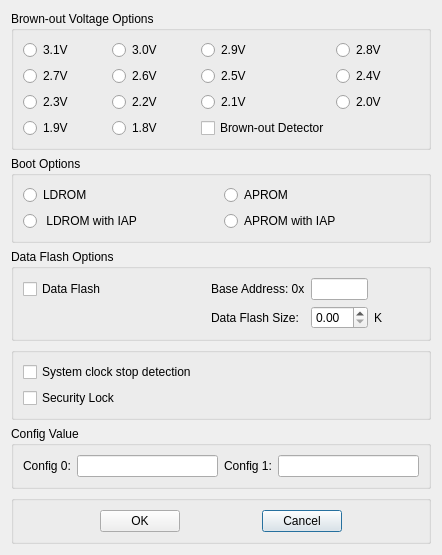
<?xml version="1.0" encoding="UTF-8"?>
<ui version="4.0">
 <class>Dialog</class>
 <widget class="QDialog" name="Dialog">
  <property name="geometry">
   <rect>
    <x>0</x>
    <y>0</y>
    <width>442</width>
    <height>419</height>
   </rect>
  </property>
  <property name="windowTitle">
   <string>Dialog</string>
  </property>
  <layout class="QGridLayout" name="gridLayout_8">
   <item row="0" column="0">
    <layout class="QVBoxLayout" name="verticalLayout">
     <item>
      <widget class="QGroupBox" name="gridGroupBox_brownout">
       <property name="title">
        <string>Brown-out Voltage Options</string>
       </property>
       <layout class="QGridLayout" name="gridLayout_7" rowstretch="1,1,1,1" columnstretch="1,1,1,1">
        <item row="0" column="2">
         <widget class="QRadioButton" name="radioButton_bw_v_2">
          <property name="text">
           <string>2.9V</string>
          </property>
         </widget>
        </item>
        <item row="0" column="3">
         <widget class="QRadioButton" name="radioButton_bw_v_3">
          <property name="text">
           <string>2.8V</string>
          </property>
         </widget>
        </item>
        <item row="0" column="0">
         <widget class="QRadioButton" name="radioButton_bw_v_0">
          <property name="text">
           <string>3.1V</string>
          </property>
         </widget>
        </item>
        <item row="0" column="1">
         <widget class="QRadioButton" name="radioButton_bw_v_1">
          <property name="text">
           <string>3.0V</string>
          </property>
         </widget>
        </item>
        <item row="1" column="0">
         <widget class="QRadioButton" name="radioButton_bw_v_4">
          <property name="text">
           <string>2.7V</string>
          </property>
         </widget>
        </item>
        <item row="2" column="1">
         <widget class="QRadioButton" name="radioButton_bw_v_9">
          <property name="text">
           <string>2.2V</string>
          </property>
         </widget>
        </item>
        <item row="1" column="1">
         <widget class="QRadioButton" name="radioButton_bw_v_5">
          <property name="text">
           <string>2.6V</string>
          </property>
         </widget>
        </item>
        <item row="2" column="0">
         <widget class="QRadioButton" name="radioButton_bw_v_8">
          <property name="text">
           <string>2.3V</string>
          </property>
         </widget>
        </item>
        <item row="2" column="2">
         <widget class="QRadioButton" name="radioButton_bw_v_10">
          <property name="text">
           <string>2.1V</string>
          </property>
         </widget>
        </item>
        <item row="1" column="3">
         <widget class="QRadioButton" name="radioButton_bw_v_7">
          <property name="text">
           <string>2.4V</string>
          </property>
         </widget>
        </item>
        <item row="1" column="2">
         <widget class="QRadioButton" name="radioButton_bw_v_6">
          <property name="text">
           <string>2.5V</string>
          </property>
         </widget>
        </item>
        <item row="2" column="3">
         <widget class="QRadioButton" name="radioButton_bw_v_11">
          <property name="text">
           <string>2.0V</string>
          </property>
         </widget>
        </item>
        <item row="3" column="0">
         <widget class="QRadioButton" name="radioButton_bw_v_12">
          <property name="text">
           <string>1.9V</string>
          </property>
         </widget>
        </item>
        <item row="3" column="1">
         <widget class="QRadioButton" name="radioButton_bw_v_13">
          <property name="text">
           <string>1.8V</string>
          </property>
         </widget>
        </item>
        <item row="3" column="2">
         <widget class="QCheckBox" name="checkBox_bw_0">
          <property name="text">
           <string>Brown-out Detector</string>
          </property>
         </widget>
        </item>
       </layout>
      </widget>
     </item>
     <item>
      <widget class="QGroupBox" name="gridGroupBox_boot">
       <property name="title">
        <string>Boot Options</string>
       </property>
       <layout class="QGridLayout" name="gridLayout_6">
        <item row="0" column="0">
         <widget class="QRadioButton" name="radioButton_bt_0_0">
          <property name="text">
           <string>LDROM</string>
          </property>
         </widget>
        </item>
        <item row="1" column="0">
         <widget class="QRadioButton" name="radioButton_bt_1_0">
          <property name="text">
           <string> LDROM with IAP</string>
          </property>
         </widget>
        </item>
        <item row="1" column="1">
         <widget class="QRadioButton" name="radioButton_bt_1_1">
          <property name="text">
           <string>APROM with IAP</string>
          </property>
         </widget>
        </item>
        <item row="0" column="1">
         <widget class="QRadioButton" name="radioButton_bt_0_1">
          <property name="text">
           <string>APROM</string>
          </property>
         </widget>
        </item>
       </layout>
      </widget>
     </item>
     <item>
      <widget class="QGroupBox" name="gridGroupBox_data_flash">
       <property name="title">
        <string>Data Flash Options</string>
       </property>
       <layout class="QGridLayout" name="gridLayout_9" rowstretch="1,1" columnstretch="4,2,1,1" rowminimumheight="0,0">
        <item row="1" column="2">
         <widget class="QDoubleSpinBox" name="doubleSpinBox_pagesize"/>
        </item>
        <item row="0" column="1">
         <widget class="QLabel" name="label">
          <property name="text">
           <string>Base Address: 0x</string>
          </property>
         </widget>
        </item>
        <item row="0" column="2">
         <widget class="QLineEdit" name="lineEdit_data_address"/>
        </item>
        <item row="1" column="1">
         <widget class="QLabel" name="label_2">
          <property name="text">
           <string>Data Flash Size:</string>
          </property>
         </widget>
        </item>
        <item row="1" column="3">
         <widget class="QLabel" name="label_3">
          <property name="text">
           <string>K</string>
          </property>
         </widget>
        </item>
        <item row="0" column="0">
         <widget class="QCheckBox" name="checkBox_dataflash">
          <property name="text">
           <string>Data Flash</string>
          </property>
         </widget>
        </item>
       </layout>
      </widget>
     </item>
     <item>
      <widget class="QGroupBox" name="gridGroupBox_misc">
       <layout class="QGridLayout" name="gridLayout_3" rowstretch="1,0" columnstretch="1">
        <item row="0" column="0">
         <widget class="QCheckBox" name="checkBox">
          <property name="text">
           <string>System clock stop detection</string>
          </property>
         </widget>
        </item>
        <item row="1" column="0">
         <widget class="QCheckBox" name="checkBox_security_lock">
          <property name="text">
           <string>Security Lock</string>
          </property>
         </widget>
        </item>
       </layout>
      </widget>
     </item>
     <item>
      <widget class="QGroupBox" name="gridGroupBox_config">
       <property name="title">
        <string>Config Value</string>
       </property>
       <layout class="QGridLayout" name="gridLayout">
        <item row="0" column="0">
         <widget class="QLabel" name="label_config0">
          <property name="text">
           <string>Config 0:</string>
          </property>
         </widget>
        </item>
        <item row="0" column="1">
         <widget class="QLineEdit" name="lineEdit_config0"/>
        </item>
        <item row="0" column="2">
         <widget class="QLabel" name="label_config1">
          <property name="text">
           <string>Config 1:</string>
          </property>
         </widget>
        </item>
        <item row="0" column="3">
         <widget class="QLineEdit" name="lineEdit_config1"/>
        </item>
       </layout>
      </widget>
     </item>
     <item>
      <widget class="QGroupBox" name="gridGroupBox_OK">
       <layout class="QGridLayout" name="gridLayout_2">
        <item row="0" column="2">
         <spacer name="horizontalSpacer">
          <property name="orientation">
           <enum>Qt::Horizontal</enum>
          </property>
          <property name="sizeHint" stdset="0">
           <size>
            <width>40</width>
            <height>20</height>
           </size>
          </property>
         </spacer>
        </item>
        <item row="0" column="3">
         <widget class="QPushButton" name="pushButton_Cancel">
          <property name="text">
           <string>Cancel</string>
          </property>
         </widget>
        </item>
        <item row="0" column="1">
         <widget class="QPushButton" name="pushButton_OK">
          <property name="text">
           <string>OK</string>
          </property>
         </widget>
        </item>
        <item row="0" column="0">
         <spacer name="horizontalSpacer_2">
          <property name="orientation">
           <enum>Qt::Horizontal</enum>
          </property>
          <property name="sizeHint" stdset="0">
           <size>
            <width>40</width>
            <height>20</height>
           </size>
          </property>
         </spacer>
        </item>
        <item row="0" column="4">
         <spacer name="horizontalSpacer_3">
          <property name="orientation">
           <enum>Qt::Horizontal</enum>
          </property>
          <property name="sizeHint" stdset="0">
           <size>
            <width>40</width>
            <height>20</height>
           </size>
          </property>
         </spacer>
        </item>
       </layout>
      </widget>
     </item>
    </layout>
   </item>
  </layout>
 </widget>
 <resources/>
 <connections/>
</ui>
